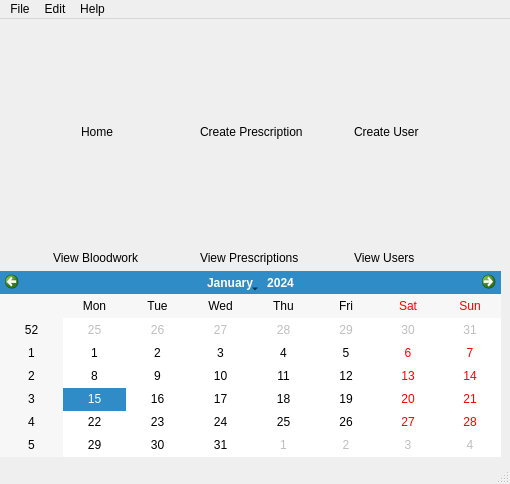
<?xml version="1.0" encoding="UTF-8"?>
<ui version="4.0">
 <class>MainWindow</class>
 <widget class="QMainWindow" name="MainWindow">
  <property name="geometry">
   <rect>
    <x>0</x>
    <y>0</y>
    <width>510</width>
    <height>484</height>
   </rect>
  </property>
  <property name="windowTitle">
   <string>MainWindow</string>
  </property>
  <widget class="QWidget" name="centralwidget">
   <widget class="QWidget" name="verticalLayoutWidget">
    <property name="geometry">
     <rect>
      <x>0</x>
      <y>0</y>
      <width>501</width>
      <height>438</height>
     </rect>
    </property>
    <layout class="QVBoxLayout" name="verticalLayout">
     <item>
      <layout class="QGridLayout" name="gridLayout">
       <item row="1" column="1" alignment="Qt::AlignHCenter">
        <widget class="QLabel" name="label_2">
         <property name="text">
          <string>Create Prescription</string>
         </property>
        </widget>
       </item>
       <item row="3" column="0" alignment="Qt::AlignHCenter">
        <widget class="QLabel" name="label_4">
         <property name="text">
          <string>View Bloodwork</string>
         </property>
        </widget>
       </item>
       <item row="0" column="1">
        <widget class="QPushButton" name="createPrescriptionButton">
         <property name="minimumSize">
          <size>
           <width>100</width>
           <height>100</height>
          </size>
         </property>
         <property name="maximumSize">
          <size>
           <width>100</width>
           <height>100</height>
          </size>
         </property>
         <property name="styleSheet">
          <string notr="true">border: 0px;</string>
         </property>
         <property name="text">
          <string/>
         </property>
         <property name="icon">
          <iconset resource="res.qrc">
           <normaloff>:/icons/create-prescription.png</normaloff>:/icons/create-prescription.png</iconset>
         </property>
         <property name="iconSize">
          <size>
           <width>64</width>
           <height>64</height>
          </size>
         </property>
        </widget>
       </item>
       <item row="0" column="0">
        <widget class="QPushButton" name="homeButton">
         <property name="minimumSize">
          <size>
           <width>100</width>
           <height>100</height>
          </size>
         </property>
         <property name="maximumSize">
          <size>
           <width>104</width>
           <height>100</height>
          </size>
         </property>
         <property name="styleSheet">
          <string notr="true">border: 0px;</string>
         </property>
         <property name="text">
          <string/>
         </property>
         <property name="icon">
          <iconset resource="res.qrc">
           <normaloff>:/icons/home.png</normaloff>:/icons/home.png</iconset>
         </property>
         <property name="iconSize">
          <size>
           <width>64</width>
           <height>64</height>
          </size>
         </property>
         <property name="checkable">
          <bool>false</bool>
         </property>
        </widget>
       </item>
       <item row="1" column="0" alignment="Qt::AlignHCenter">
        <widget class="QLabel" name="label">
         <property name="text">
          <string>Home</string>
         </property>
        </widget>
       </item>
       <item row="2" column="0">
        <widget class="QPushButton" name="viewBloodworkButton">
         <property name="minimumSize">
          <size>
           <width>100</width>
           <height>100</height>
          </size>
         </property>
         <property name="styleSheet">
          <string notr="true">border: 0px;</string>
         </property>
         <property name="text">
          <string/>
         </property>
         <property name="icon">
          <iconset resource="res.qrc">
           <normaloff>:/icons/view-bloodwork.png</normaloff>:/icons/view-bloodwork.png</iconset>
         </property>
         <property name="iconSize">
          <size>
           <width>64</width>
           <height>64</height>
          </size>
         </property>
        </widget>
       </item>
       <item row="0" column="2">
        <widget class="QPushButton" name="createUserButton">
         <property name="minimumSize">
          <size>
           <width>100</width>
           <height>100</height>
          </size>
         </property>
         <property name="maximumSize">
          <size>
           <width>100</width>
           <height>100</height>
          </size>
         </property>
         <property name="styleSheet">
          <string notr="true">border: 0px;</string>
         </property>
         <property name="text">
          <string/>
         </property>
         <property name="icon">
          <iconset resource="res.qrc">
           <normaloff>:/icons/create-user.png</normaloff>:/icons/create-user.png</iconset>
         </property>
         <property name="iconSize">
          <size>
           <width>64</width>
           <height>64</height>
          </size>
         </property>
        </widget>
       </item>
       <item row="2" column="1">
        <widget class="QPushButton" name="viewPrescriptionButton">
         <property name="minimumSize">
          <size>
           <width>100</width>
           <height>100</height>
          </size>
         </property>
         <property name="maximumSize">
          <size>
           <width>100</width>
           <height>100</height>
          </size>
         </property>
         <property name="styleSheet">
          <string notr="true">border: 0px;</string>
         </property>
         <property name="text">
          <string/>
         </property>
         <property name="icon">
          <iconset resource="res.qrc">
           <normaloff>:/icons/view-prescription.png</normaloff>:/icons/view-prescription.png</iconset>
         </property>
         <property name="iconSize">
          <size>
           <width>64</width>
           <height>64</height>
          </size>
         </property>
        </widget>
       </item>
       <item row="2" column="2">
        <widget class="QPushButton" name="viewUsersButton">
         <property name="maximumSize">
          <size>
           <width>100</width>
           <height>100</height>
          </size>
         </property>
         <property name="styleSheet">
          <string notr="true">border: 0px;</string>
         </property>
         <property name="text">
          <string/>
         </property>
         <property name="icon">
          <iconset resource="res.qrc">
           <normaloff>:/icons/view-patient.png</normaloff>:/icons/view-patient.png</iconset>
         </property>
         <property name="iconSize">
          <size>
           <width>64</width>
           <height>64</height>
          </size>
         </property>
        </widget>
       </item>
       <item row="1" column="2">
        <widget class="QLabel" name="label_5">
         <property name="text">
          <string>Create User</string>
         </property>
        </widget>
       </item>
       <item row="3" column="2">
        <widget class="QLabel" name="label_6">
         <property name="layoutDirection">
          <enum>Qt::LeftToRight</enum>
         </property>
         <property name="styleSheet">
          <string notr="true">font: 8pt &quot;Helvetica&quot;;</string>
         </property>
         <property name="text">
          <string>View Users</string>
         </property>
        </widget>
       </item>
       <item row="3" column="1">
        <widget class="QLabel" name="label_3">
         <property name="text">
          <string>View Prescriptions</string>
         </property>
        </widget>
       </item>
      </layout>
     </item>
     <item>
      <widget class="QCalendarWidget" name="calendarWidget"/>
     </item>
    </layout>
   </widget>
  </widget>
  <widget class="QMenuBar" name="menubar">
   <property name="geometry">
    <rect>
     <x>0</x>
     <y>0</y>
     <width>510</width>
     <height>21</height>
    </rect>
   </property>
   <widget class="QMenu" name="menuPharmacy_App">
    <property name="title">
     <string>File</string>
    </property>
    <addaction name="actionCreate_new"/>
    <addaction name="actionNew_User"/>
   </widget>
   <widget class="QMenu" name="menuEdit">
    <property name="title">
     <string>Edit</string>
    </property>
   </widget>
   <widget class="QMenu" name="menuHelp">
    <property name="title">
     <string>Help</string>
    </property>
   </widget>
   <addaction name="menuPharmacy_App"/>
   <addaction name="menuEdit"/>
   <addaction name="menuHelp"/>
  </widget>
  <widget class="QStatusBar" name="statusbar"/>
  <action name="actionCreate_new">
   <property name="text">
    <string>New Prescription...</string>
   </property>
  </action>
  <action name="actionNew_User">
   <property name="text">
    <string>New User...</string>
   </property>
  </action>
 </widget>
 <resources>
  <include location="res.qrc"/>
 </resources>
 <connections/>
</ui>
